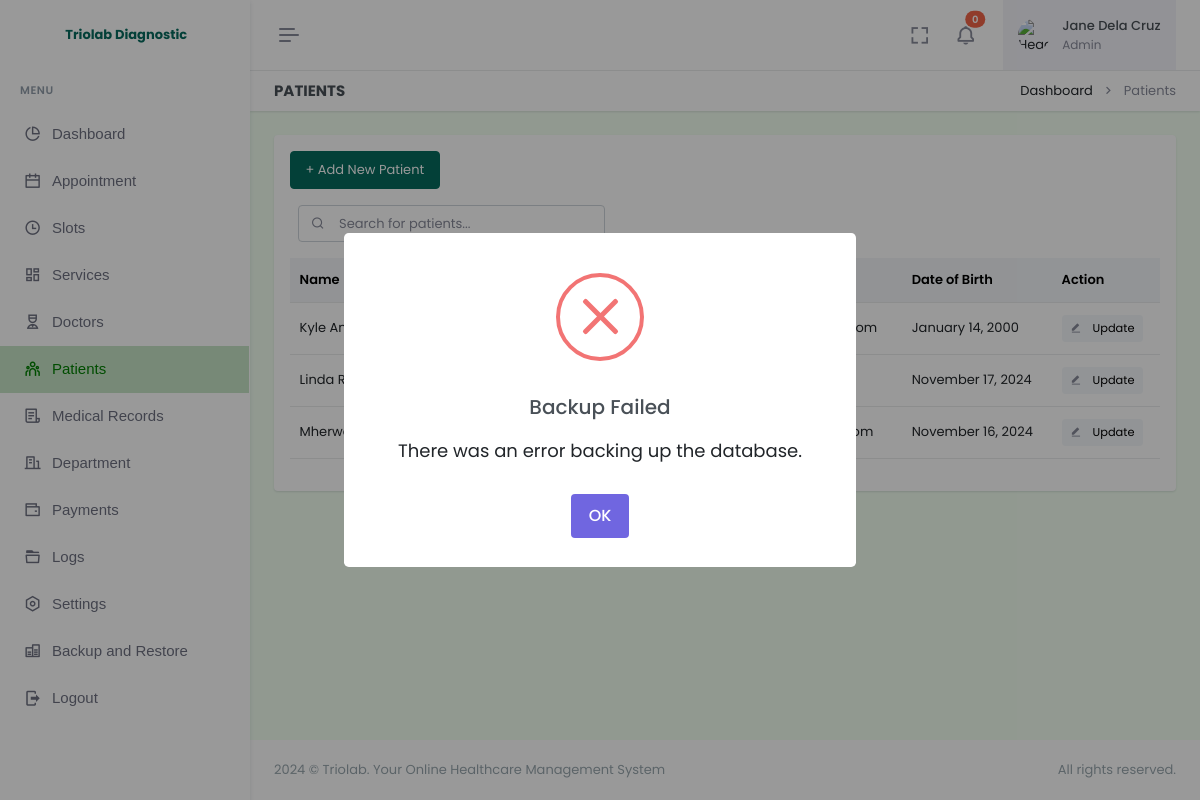
The app's page /admin/patients.php (signed in), older data.
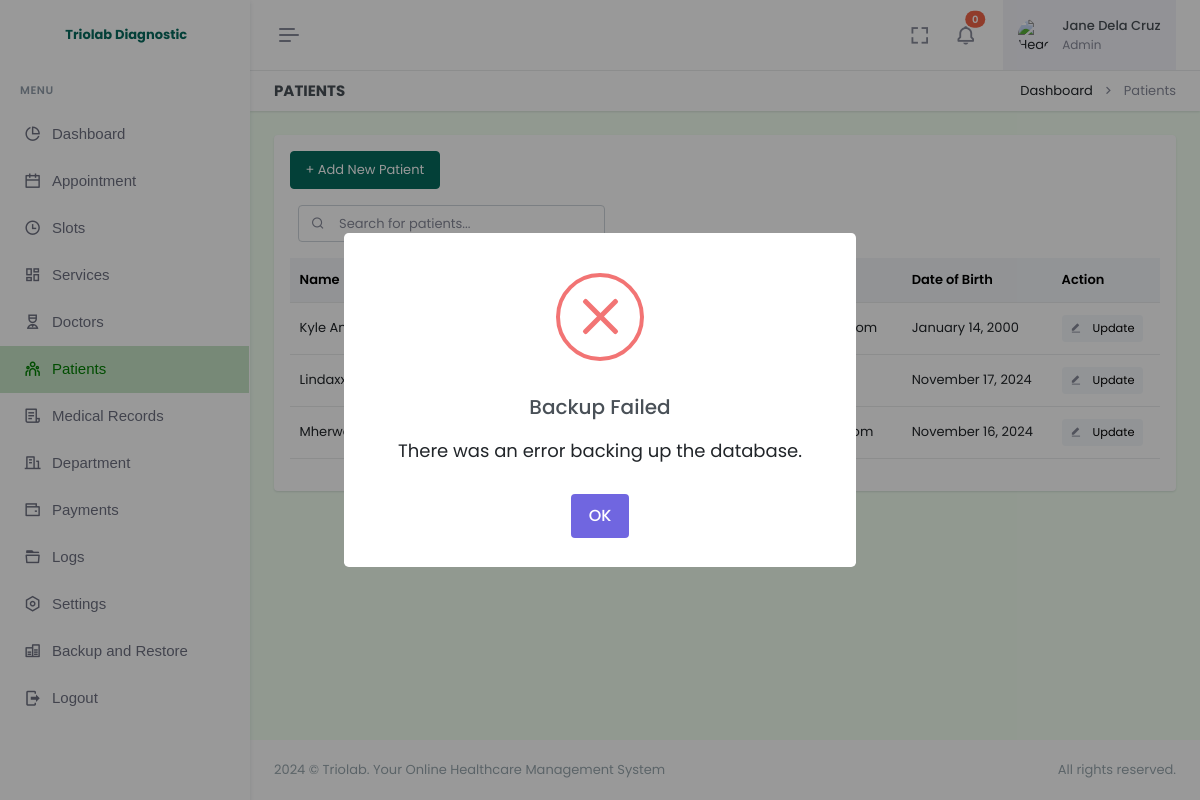
The same page, newer data.
### tables this page shows
CREATE TABLE `patient` (
  `id` int(11) NOT NULL AUTO_INCREMENT,
  `firstname` varchar(255) NOT NULL,
  `lastname` varchar(255) NOT NULL,
  `email` varchar(255) NOT NULL,
  `dob` varchar(255) DEFAULT NULL,
  `birthplace` varchar(255) DEFAULT NULL,
  `contact` varchar(255) DEFAULT NULL,
  `password` varchar(255) NOT NULL,
  `province` varchar(255) DEFAULT NULL,
  `city` varchar(255) DEFAULT NULL,
  `barangay` varchar(255) DEFAULT NULL,
  `street` varchar(255) DEFAULT NULL,
  `date_added` timestamp NOT NULL DEFAULT current_timestamp(),
  PRIMARY KEY (`id`)
);

### admin/patients.php (the view, shortened to what the changed rows need)
<!doctype html>
<html lang="en" data-layout="vertical" data-topbar="light" data-sidebar="light" data-sidebar-size="lg" data-sidebar-image="none" data-preloader="disable" data-theme="default" data-theme-colors="green">
<head>
    <link rel="stylesheet" href="https://cdn.jsdelivr.net/npm/flatpickr/dist/flatpickr.min.css">
    <link href="assets/css/bootstrap.min.css" rel="stylesheet" type="text/css" />
    <link href="assets/css/icons.min.css" rel="stylesheet" type="text/css" />
    <link href="assets/css/app.min.css" rel="stylesheet" type="text/css" />
    <link href="assets/css/custom.min.css" rel="stylesheet" type="text/css" />
    <link rel="stylesheet" href="assets/css/sweetalert.css">
</head>
<body style="background-color: #F2FFF1">
    <div id="layout-wrapper">
        <?php require "header.php"; ?>
        <div class="main-content">
            <div class="page-content">
                <div class="container-fluid">
                    <div class="row">
                        <div class="col-12">
                            <div class="card">
                                <div class="card-body">
                                    <table class="table align-middle table-nowrap" id="patientTable">
                                        <thead class="table-light">
                                            <tr>
                                                <th>Name</th>
                                                <th>Patient ID</th>
                                                <th>Contact</th>
                                                <th>Email</th>
                                                <th>Date of Birth</th>
                                                <th>Action</th>
                                            </tr>
                                        </thead>
                                        <tbody class="list">
                                            <?php
                                            $selectPatient = $pdo->prepare("
                                                SELECT *
                                                FROM patient
                                                ORDER BY firstname ASC
                                            ");
                                            $selectPatient->execute();
                                            if ($selectPatient->rowCount() > 0) {
                                                while ($row = $selectPatient->fetch(PDO::FETCH_ASSOC)) {
                                                    $fullname = htmlspecialchars($row['firstname']) . " " . htmlspecialchars($row['lastname']);
                                                    $formattedDate = date("F j, Y", strtotime($row['dob']));
                                            ?>
                                                    <tr>
                                                        <td><?= $fullname; ?></td>
                                                        <td><?= htmlspecialchars($row['id']); ?></td>
                                                        <td><?= htmlspecialchars($row['contact']); ?></td>
                                                        <td><?= htmlspecialchars($row['email']); ?></td>
                                                        <td><?= $formattedDate; ?></td>
                                                        <td>
                                                            <a href="#" class="btn btn-light btn-sm edit-btn" data-bs-toggle="modal" data-bs-target="#editPatient"
                                                                data-patient-id="<?= htmlspecialchars($row['id']); ?>"
                                                                data-firstname="<?= htmlspecialchars($row['firstname']); ?>"
                                                                data-lastname="<?= htmlspecialchars($row['lastname']); ?>"
                                                                data-email="<?= htmlspecialchars($row['email']); ?>"
                                                                data-contact="<?= htmlspecialchars($row['contact']); ?>"
                                                                data-dob="<?= htmlspecialchars($row['dob']); ?>"
                                                                data-province="<?= htmlspecialchars($row['province']); ?>"
                                                                data-city="<?= htmlspecialchars($row['city']); ?>"
                                                                data-barangay="<?= htmlspecialchars($row['barangay']); ?>"
                                                                data-street="<?= htmlspecialchars($row['street']); ?>">
                                                                <i class="ri-edit-fill align-bottom me-2 text-muted"></i> Update
                                                            </a>
                                                        </td>
                                                    </tr>
                                                <?php
                                                }
                                            }
                                            ?>
                                        </tbody>
                                    </table>
                                </div>
                            </div>
                        </div>
                    </div>
                </div>
            </div>
        </div>
    </div>
</body>
</html>

Row changes from the older to the newer data that the page shows:
changed patient: fullname "Linda…" → "Lindaxxx…"
